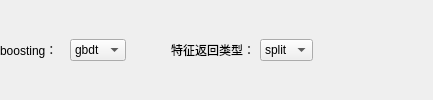
            <widget class="QWidget" name="gbmRegressorPage">
             <layout class="QGridLayout" name="gbmRegressorGridLayout">
              <property name="leftMargin">
               <number>0</number>
              </property>
              <property name="topMargin">
               <number>0</number>
              </property>
              <property name="rightMargin">
               <number>0</number>
              </property>
              <property name="bottomMargin">
               <number>0</number>
              </property>
              <property name="horizontalSpacing">
               <number>5</number>
              </property>
              <property name="verticalSpacing">
               <number>15</number>
              </property>
              <item row="0" column="4">
               <widget class="QComboBox" name="featureReturnTypeComboBox">
                <item>
                 <property name="text">
                  <string>split</string>
                 </property>
                </item>
                <item>
                 <property name="text">
                  <string>gain</string>
                 </property>
                </item>
               </widget>
              </item>
              <item row="0" column="0">
               <widget class="QLabel" name="boostingTypeLabel">
                <property name="minimumSize">
                 <size>
                  <width>65</width>
                  <height>0</height>
                 </size>
                </property>
                <property name="text">
                 <string>boosting：</string>
                </property>
               </widget>
              </item>
              <item row="0" column="1">
               <widget class="QComboBox" name="boostingTypeComboBox">
                <item>
                 <property name="text">
                  <string>gbdt</string>
                 </property>
                </item>
                <item>
                 <property name="text">
                  <string>dart</string>
                 </property>
                </item>
                <item>
                 <property name="text">
                  <string>goss</string>
                 </property>
                </item>
                <item>
                 <property name="text">
                  <string>rf</string>
                 </property>
                </item>
               </widget>
              </item>
              <item row="0" column="3">
               <widget class="QLabel" name="featureReturnTypeLabel">
                <property name="text">
                 <string>特征返回类型：</string>
                </property>
               </widget>
              </item>
              <item row="0" column="6">
               <spacer name="gbmParameterSettingHorizontalSpacer3">
                <property name="orientation">
                 <enum>Qt::Horizontal</enum>
                </property>
                <property name="sizeHint" stdset="0">
                 <size>
                  <width>40</width>
                  <height>20</height>
                 </size>
                </property>
               </spacer>
              </item>
              <item row="0" column="7">
               <spacer name="gbmParameterSettingHorizontalSpacer4">
                <property name="orientation">
                 <enum>Qt::Horizontal</enum>
                </property>
                <property name="sizeHint" stdset="0">
                 <size>
                  <width>40</width>
                  <height>20</height>
                 </size>
                </property>
               </spacer>
              </item>
              <item row="0" column="5">
               <spacer name="gbmParameterSettingHorizontalSpacer2">
                <property name="orientation">
                 <enum>Qt::Horizontal</enum>
                </property>
                <property name="sizeHint" stdset="0">
                 <size>
                  <width>40</width>
                  <height>20</height>
                 </size>
                </property>
               </spacer>
              </item>
              <item row="0" column="2">
               <spacer name="gbmParameterSettingHorizontalSpacer1">
                <property name="orientation">
                 <enum>Qt::Horizontal</enum>
                </property>
                <property name="sizeHint" stdset="0">
                 <size>
                  <width>40</width>
                  <height>20</height>
                 </size>
                </property>
               </spacer>
              </item>
             </layout>
            </widget>
